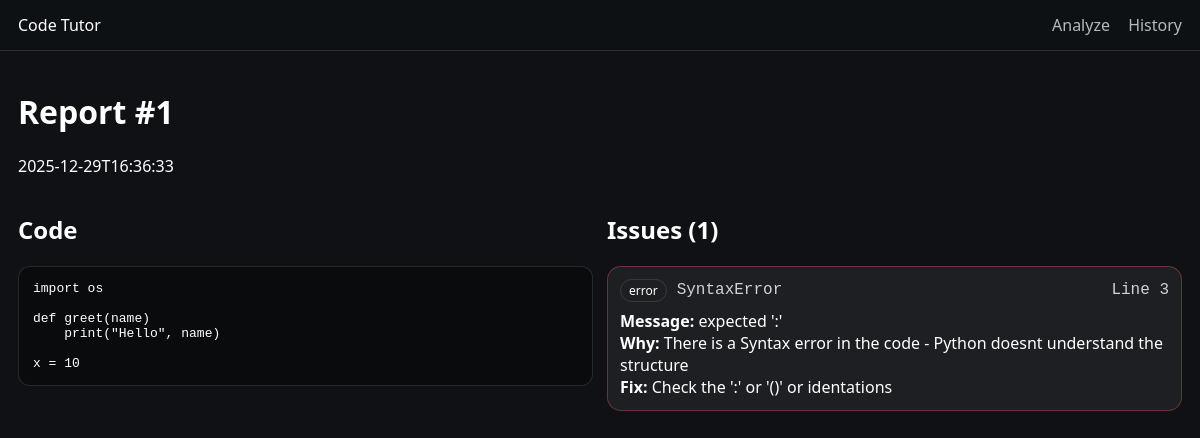
The page /report/1 on the database its author committed.
### tables this page shows
CREATE TABLE analyses (
                id INTEGER PRIMARY KEY AUTOINCREMENT,
                created_at TEXT NOT NULL,
                language TEXT NOT NULL,
                code TEXT NOT NULL
            );

CREATE TABLE issues (
                id INTEGER PRIMARY KEY AUTOINCREMENT,
                analysis_id INTEGER NOT NULL,
                error_type TEXT NOT NULL,
                message TEXT NOT NULL,
                explanation TEXT NOT NULL,
                suggestion TEXT NOT NULL,
                line INTEGER,
                severity TEXT NOT NULL,
                FOREIGN KEY (analysis_id) REFERENCES analyses(id) ON DELETE CASCADE
            );

### app.py (the view)
@app.route("/report/<int:analysis_id>", methods=["GET"])
def report(analysis_id: int):
    with get_conn() as conn:
        analysis = conn.execute(
            "SELECT * FROM analyses WHERE id = ?",
            (analysis_id,)
        ).fetchone()
        if analysis is None:
            flash("That report doesn't exist.", "warning")
            return redirect(url_for("index"))
        issues = conn.execute("""
            SELECT * FROM issues
            WHERE analysis_id = ?
            ORDER BY
              CASE severity
                WHEN 'error' THEN 0
                WHEN 'warning' THEN 1
                ELSE 2
              END,
              COALESCE(line, 999999) ASC
        """, (analysis_id,)).fetchall()
    return render_template("report.html", analysis=analysis, issues=issues)

### app.py (called while the page is built)
def get_conn() -> sqlite3.Connection:
    DATA_DIR.mkdir(exist_ok=True)
    conn = sqlite3.connect(DB_PATH)
    conn.row_factory = sqlite3.Row
    conn.execute("PRAGMA foreign_keys = ON;")
    return conn

def init_db() -> None:
    with get_conn() as conn:
        conn.execute("""
            CREATE TABLE IF NOT EXISTS analyses (
                id INTEGER PRIMARY KEY AUTOINCREMENT,
                created_at TEXT NOT NULL,
                language TEXT NOT NULL,
                code TEXT NOT NULL
            );
        """)
        conn.execute("""
            CREATE TABLE IF NOT EXISTS issues (
                id INTEGER PRIMARY KEY AUTOINCREMENT,
                analysis_id INTEGER NOT NULL,
                error_type TEXT NOT NULL,
                message TEXT NOT NULL,
                explanation TEXT NOT NULL,
                suggestion TEXT NOT NULL,
                line INTEGER,
                severity TEXT NOT NULL,
                FOREIGN KEY (analysis_id) REFERENCES analyses(id) ON DELETE CASCADE
            );
        """)

@app.before_request
def _ensure_db():
    init_db()

### templates/report.html (shortened to what this page needs)
{% extends "layout.html" %}
{% block content %}
  <h1>Report #{{ analysis.id }}</h1>
  <p class="muted">{{ analysis.created_at }}</p>
  <div class="split">
    <section>
      <h2>Code</h2>
      <pre class="codebox"><code>{{ analysis.code }}</code></pre>
    </section>
    <section>
      <h2>Issues ({{ issues|length }})</h2>
      {% for it in issues %}
        <div class="card {{ it.severity }}">
          <div class="meta">
            <span class="pill {{ it.severity }}">{{ it.severity }}</span>
            <span class="mono">{{ it.error_type }}</span>
            <span class="mono right">
              {% if it.line %}Line {{ it.line }}{% else %}Line: unknown{% endif %}
            </span>
          </div>
          <div><strong>Message:</strong> {{ it.message }}</div>
          <div><strong>Why:</strong> {{ it.explanation }}</div>
          <div><strong>Fix:</strong> {{ it.suggestion }}</div>
        </div>
      {% endfor %}
    </section>
  </div>
{% endblock %}

### static/styles.css (style rules this page uses)
body { margin:0; font-family: system-ui, Segoe UI, Arial; background:#0f1115; color:#fff; }
.split { display:grid; grid-template-columns: 1fr 1fr; gap:14px; }
.codebox { max-height:520px; overflow:auto; padding:14px; border-radius:12px; border:1px solid rgba(255,255,255,.12); background:rgba(0,0,0,.35); }
.card { padding:12px; border-radius:14px; border:1px solid rgba(255,255,255,.12); background:rgba(255,255,255,.06); margin-bottom:10px; }
.card.error { border-color: rgba(255,90,90,.35); }
.mono { font-family: ui-monospace, Consolas, monospace; color: rgba(255,255,255,.8); }
.pill { font-size:12px; padding:2px 8px; border-radius:999px; border:1px solid rgba(255,255,255,.12); }
.right { margin-left:auto; }
.meta { display:flex; gap:10px; align-items:center; margin-bottom:8px; }

### rows shown on the page
analyses: id "1", created_at "2025-12-29T16:36:33", code "import os def greet(name) print(\"Hello\", name) x = 10"
issues: severity "error", error_type "SyntaxError", line "3", message "expected ':'", explanation "There is a Syntax error in the code - Python doesnt understand the structure", suggestion "Check the ':' or '()' or identations"

### other values the page prints
{{ issues|length }} "1"
